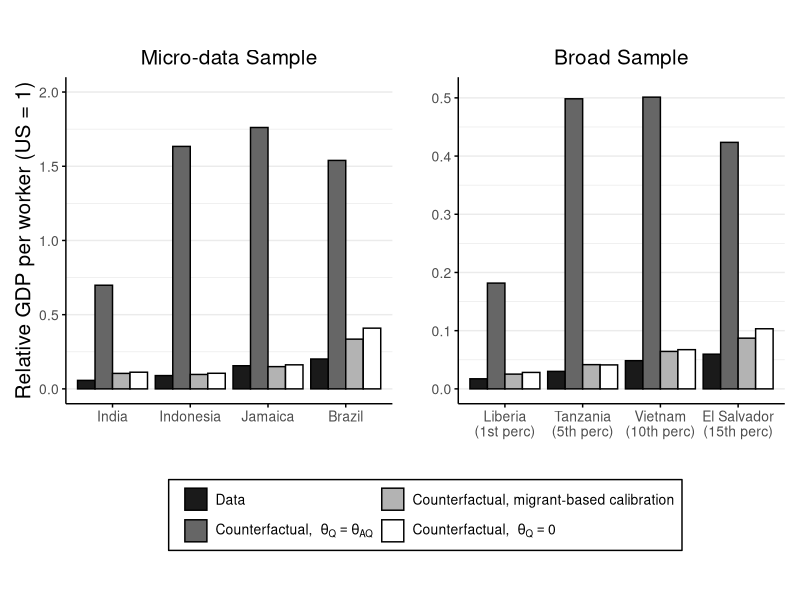
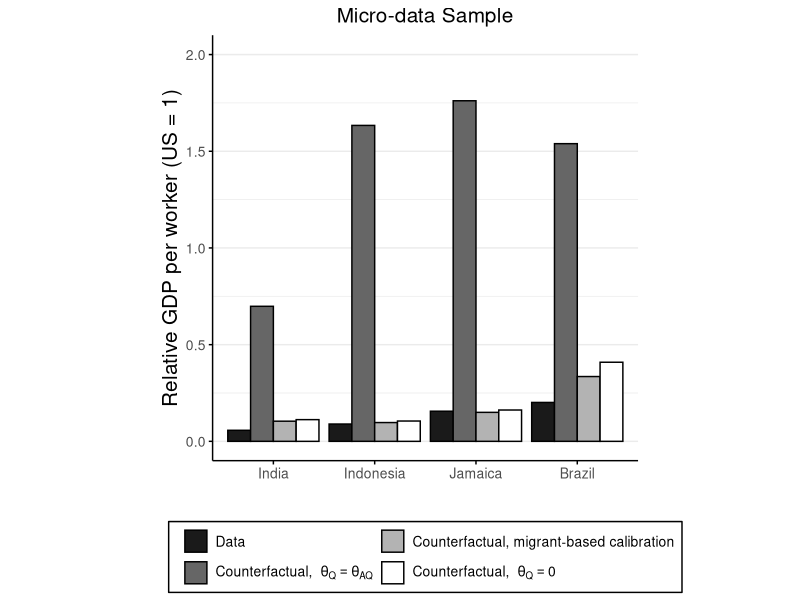
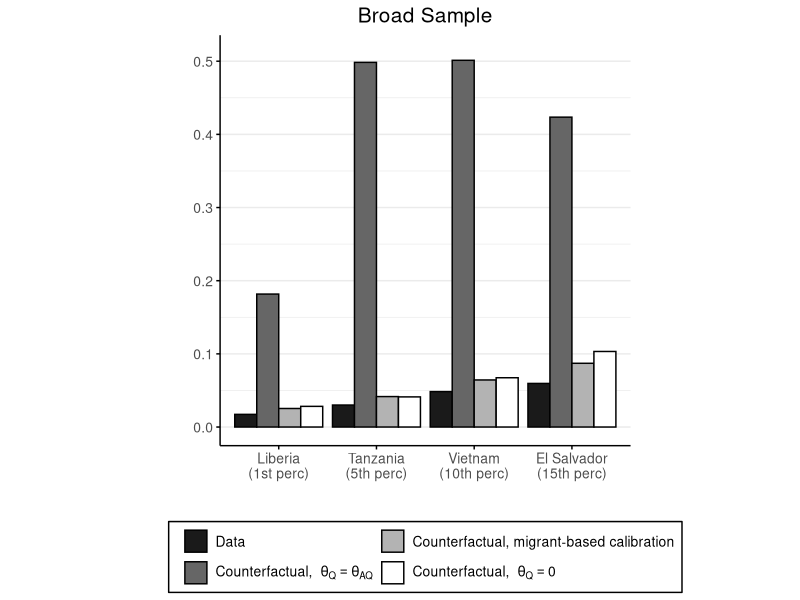

These figures' R source, in order: (Note: this script raises an error after producing the figures.)
rm(list = ls())
library(haven)
library(tidyverse)
library(patchwork)

###################
###### Setup ###### 
###################

df_origin <- read_dta("2_Input/temp/devacc.dta")

percentiles <- c(0.01, 0.05, 0.10, 0.15, 0.20, 0.30, 0.45, 0.50, 0.85, 0.90, 0.99)

###### Making the "Micro" Sample for plot 1 ######

micro_sample <- df_origin %>% filter(country == "India" | country == "Indonesia" | country == "Jamaica" | country == "Brazil")
micro_stats <- c("y_PRusm", "y_PusmR_j", "y_PusmR_cc", "y_PusmR")

# I need long format for grouped bar charts 

micro_sample_long <- micro_sample %>% 
    pivot_longer(cols = all_of(micro_stats), 
    names_to = "Statistics",
    values_to = "Value"
)

all(c("country", "Statistics", "Value") %in% colnames(micro_sample_long)) # if TRUE -> safe to proceed

micro_sample_long <- micro_sample_long %>% select(country, Statistics, Value, l_y)

# Ordering the stats the reproduce the same order as in the paper's figure

micro_sample_long$Statistics <- factor(micro_sample_long$Statistics, 
                                       levels = c("y_PRusm", "y_PusmR_j", "y_PusmR_cc", "y_PusmR")) 

###### Making the "Broad" Sample for plot 2 ######

broad_sample <- df_origin

for(p in percentiles){
    broad_sample[[paste0("l_y_p", p * 100)]] <- quantile(broad_sample$l_y, probs = p, na.rm = TRUE, type = 2)
}

broad_sample <- broad_sample %>% filter(l_y==l_y_p1 | l_y==l_y_p5 | l_y==l_y_p10 | l_y==l_y_p15)

broad_stats <- c("y_PRus", "y_PusR_j", "y_PusR_cc", "y_PusR")

# I need long format for grouped bar charts 

broad_sample_long <- broad_sample %>% 
    pivot_longer(cols = all_of(broad_stats), 
    names_to = "Statistics",
    values_to = "Value"
)

all(c("country", "Statistics", "Value") %in% colnames(broad_sample_long)) # if TRUE -> safe to proceed

broad_sample_long <- broad_sample_long %>% select(country, Statistics, Value, l_y)

broad_sample_long$Statistics <- factor(broad_sample_long$Statistics, 
                                       levels = c("y_PRus", "y_PusR_j", "y_PusR_cc", "y_PusR")
)

# Labelling the countries which were kept due to the percentile match

broad_sample_long$country_label <- broad_sample_long$country  

broad_sample_long$country_label[broad_sample_long$country == "Liberia"] <- "Liberia\n(1st perc)"
broad_sample_long$country_label[broad_sample_long$country == "Tanzania"] <- "Tanzania\n(5th perc)"
broad_sample_long$country_label[broad_sample_long$country == "Vietnam"] <- "Vietnam\n(10th perc)"
broad_sample_long$country_label[broad_sample_long$country == "El Salvador"] <- "El Salvador\n(15th perc)"


######################
###### Figure 8 ###### 
######################

plot1 <- ggplot(micro_sample_long, aes(x = reorder(country, l_y), y = Value, fill = Statistics)) + 
    geom_bar(stat = "identity", position = "dodge", color = "black") +
    scale_y_continuous(limits = c(0, 2), breaks = seq(0, 2, by = 0.5)) + 
    scale_fill_manual(
        values = c(
        "y_PRusm" = "grey10",
        "y_PusmR_j" = "grey40",
        "y_PusmR_cc"= "grey70",
        "y_PusmR"= "grey100"), 
        labels = c("y_PRusm" = "Data",
        "y_PusmR_j" = expression("Counterfactual, " ~ theta[Q] == theta[AQ]),
        "y_PusmR" = expression("Counterfactual, " ~ theta[Q] == 0),
        "y_PusmR_cc" = "Counterfactual, migrant-based calibration"),
        guide = guide_legend(nrow = 2, ncol = 2)
    ) +  
    labs(
        title = "Micro-data Sample",
        x = "", 
        y = "Relative GDP per worker (US = 1)",
        fill = ""
    ) +
    theme_minimal() + 
    theme(
        plot.title = element_text(size = 15, hjust = 0.5), 
        legend.position = "bottom", 
        aspect.ratio = 1,
        panel.grid.major.x = element_blank(),  
        panel.grid.minor.x = element_blank(),   
        axis.title.x = element_text(size = 15),  
        axis.title.y = element_text(size = 15),  
        axis.text.x = element_text(size = 10),  
        axis.text.y = element_text(size = 10),
        legend.text = element_text(size = 10),
        legend.background = element_rect(color = "black", fill = "white"),
    axis.line = element_line(color = "black", linewidth = 0.5), 
    axis.ticks = element_line(color = "black", linewidth = 0.5)  
) 

plot2 <- ggplot(broad_sample_long, aes(x = reorder(country_label, l_y), y = Value, fill = Statistics)) + 
    geom_bar(stat = "identity", position = "dodge", color = "black") +
    scale_y_continuous(limits = c(0, 0.51), breaks = seq(0, 0.51, by = 0.1)) + 
    scale_fill_manual(
        values = c(
        "y_PRus" = "grey10",
        "y_PusR_j" = "grey40",
        "y_PusR_cc" = "grey70",
        "y_PusR" = "grey100"), 
        labels = c("y_PRus" = "Data",
        "y_PusR_j" = expression("Counterfactual, " ~ theta[Q] == theta[AQ]),
        "y_PusR" = expression("Counterfactual, " ~ theta[Q] == 0),
        "y_PusR_cc" = "Counterfactual, migrant-based calibration"),
        guide = guide_legend(nrow = 2, ncol = 2)
    ) +  
    labs(
        title = "Broad Sample",
        x = "", 
        y = "",
        fill = ""
    ) +
    theme_minimal() + 
    theme(
        plot.title = element_text(size = 15, hjust = 0.5), 
        legend.position = "bottom", 
        aspect.ratio = 1,
        panel.grid.major.x = element_blank(),  
        panel.grid.minor.x = element_blank(),   
        axis.title.x = element_text(size = 15),  
        axis.title.y = element_text(size = 15),  
        axis.text.x = element_text(size = 10),  
        axis.text.y = element_text(size = 10),
        legend.text = element_text(size = 10),
        legend.background = element_rect(color = "black", fill = "white"),
    axis.line = element_line(color = "black", linewidth = 0.5), 
    axis.ticks = element_line(color = "black", linewidth = 0.5)  
) 

figure_8 <- plot1 + plot2 +
    plot_layout(ncol = 2, guides = "collect") &  
    theme(legend.position = "bottom", legend.justification = "center"
)

ggsave("3_Output/Figures/figure_8.pdf", plot = figure_8, width = 14, height = 7)